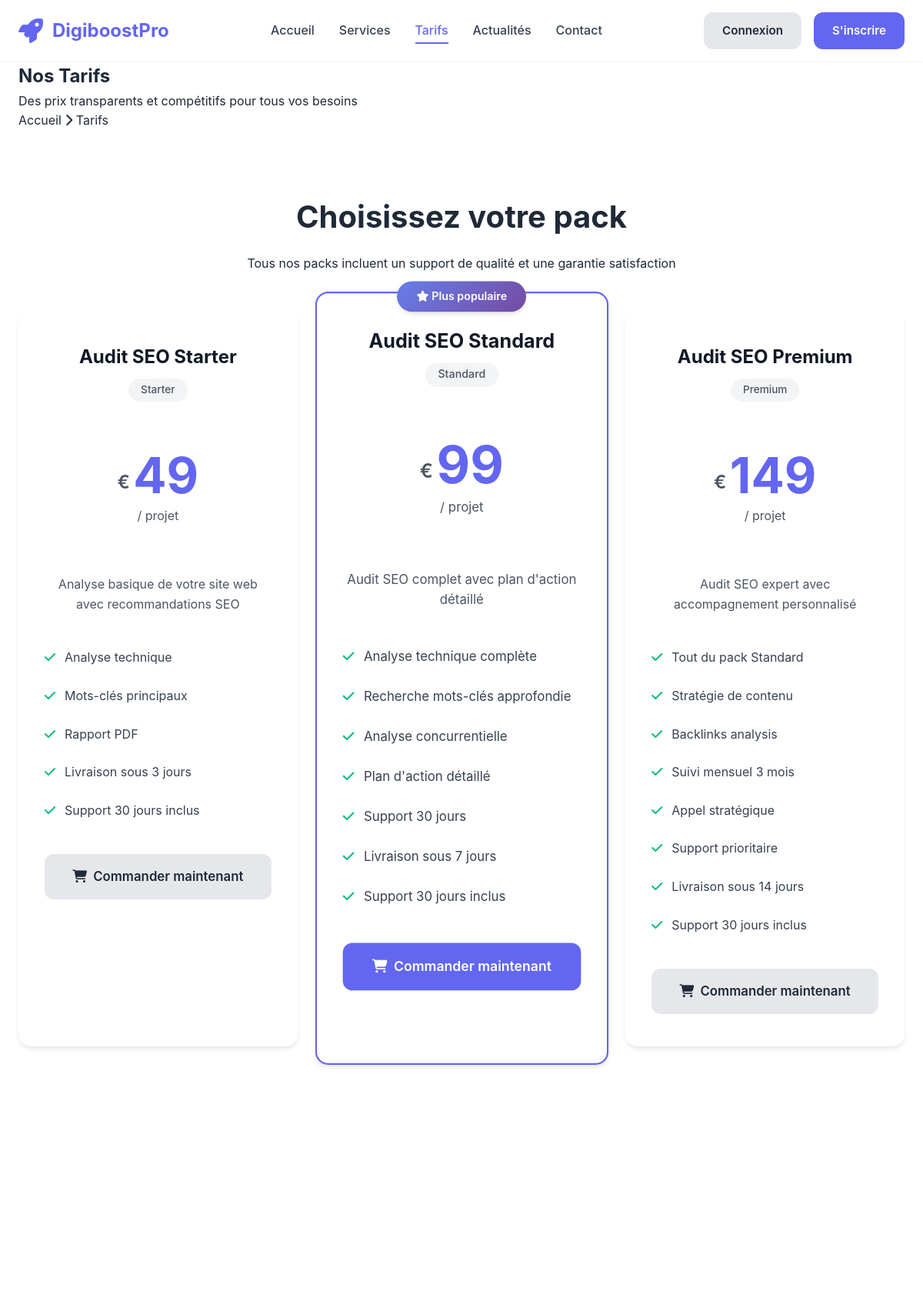
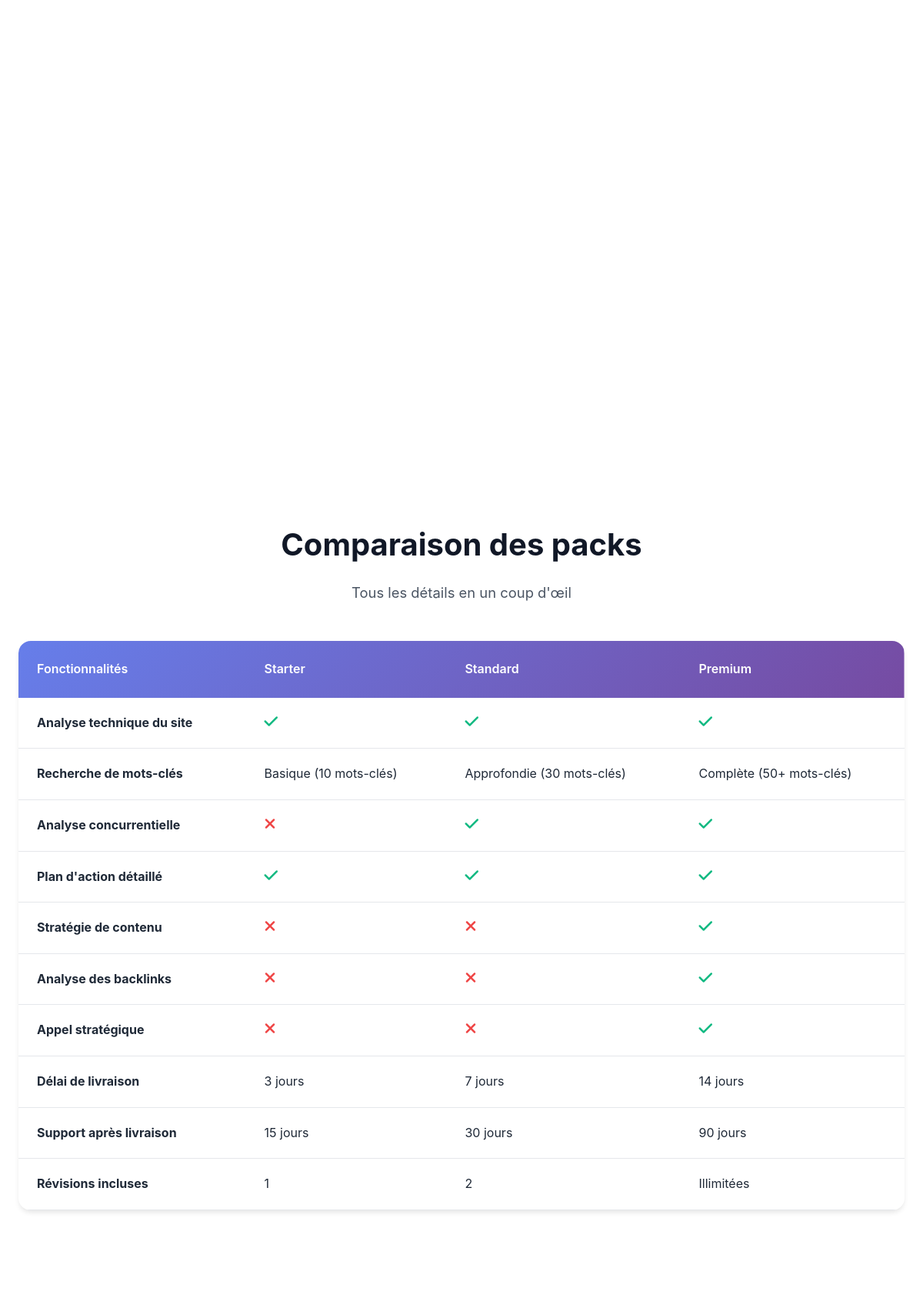
Screenshot of /Digiboostpro/public/tarifs.php (upper part) with the database file from the repository (2 pictures, top to bottom).
### tables this page shows
CREATE TABLE IF NOT EXISTS `packs` (
  `id` int NOT NULL AUTO_INCREMENT,
  `nom` varchar(100) NOT NULL,
  `description` text,
  `prix` decimal(10,2) NOT NULL,
  `type` enum('Starter','Standard','Premium','Personnalisé') NOT NULL,
  `features` text,
  `delai_livraison` int DEFAULT '7',
  `actif` tinyint(1) DEFAULT '1',
  `created_at` timestamp NULL DEFAULT CURRENT_TIMESTAMP,
  PRIMARY KEY (`id`)
);

### Digiboostpro/config/config.php (called while the page is built, shortened)
<?php
function escape($data) {
    return htmlspecialchars($data, ENT_QUOTES, 'UTF-8');
}
function is_logged_in() {
    return isset($_SESSION['user_id']) && isset($_SESSION['role']);
}
?>

### Digiboostpro/public/tarifs.php (the view, shortened to what this page needs)
<?php
require_once '../config/config.php';
$stmt = $pdo->query("
    SELECT * FROM packs
    WHERE actif = TRUE
    ORDER BY
        CASE type
            WHEN 'Starter' THEN 1
            WHEN 'Standard' THEN 2
            WHEN 'Premium' THEN 3
            ELSE 4
        END
");
$packs = $stmt->fetchAll();
?>
<!DOCTYPE html>
<html lang="fr">
<head>
    <link rel="stylesheet" href="../assets/css/style.css">
    <link rel="stylesheet" href="https://cdnjs.cloudflare.com/ajax/libs/font-awesome/6.4.0/css/all.min.css">
</head>
<body>
    <header class="header">
        <nav class="navbar">
            <div class="container">
                <div class="nav-brand">
                    <i class="fas fa-rocket"></i>
                    <span><?php echo SITE_NAME; ?></span>
                </div>
                <ul class="nav-menu">
                    <li><a href="index.php">Accueil</a></li>
                    <li><a href="services.php">Services</a></li>
                    <li><a href="tarifs.php" class="active">Tarifs</a></li>
                    <li><a href="actualites.php">Actualités</a></li>
                    <li><a href="contact.php">Contact</a></li>
                </ul>
                <div class="nav-actions">
                    <?php if (is_logged_in()): ?>
                        <a href="/<?php echo $_SESSION['role']; ?>/dashboard.php" class="btn btn-primary">
                            <i class="fas fa-tachometer-alt"></i> Tableau de bord
                        </a>
                    <?php else: ?>
                        <a href="login.php" class="btn btn-secondary">Connexion</a>
                        <a href="register.php" class="btn btn-primary">S'inscrire</a>
                    <?php endif; ?>
                </div>
            </div>
        </nav>
    </header>
    <section class="page-hero">
        <div class="container">
            <div class="page-hero-content">
                <h1>Nos Tarifs</h1>
                <p>Des prix transparents et compétitifs pour tous vos besoins</p>
                <div class="breadcrumb">
                    <a href="index.php">Accueil</a>
                    <i class="fas fa-chevron-right"></i>
                    <span>Tarifs</span>
                </div>
            </div>
        </div>
    </section>
    <section class="pricing-section">
        <div class="container">
            <div class="pricing-intro">
                <h2>Choisissez votre pack</h2>
                <p>Tous nos packs incluent un support de qualité et une garantie satisfaction</p>
            </div>
            <div class="pricing-grid">
                <?php foreach ($packs as $index => $pack): ?>
                    <div class="pricing-card <?php echo $pack['type'] === 'Standard' ? 'featured' : ''; ?>">
                        <?php if ($pack['type'] === 'Standard'): ?>
                            <div class="popular-badge">
                                <i class="fas fa-star"></i> Plus populaire
                            </div>
                        <?php endif; ?>
                        <div class="pricing-header">
                            <h3><?php echo escape($pack['nom']); ?></h3>
                            <div class="pricing-type"><?php echo escape($pack['type']); ?></div>
                        </div>
                        <div class="pricing-price">
                            <span class="price-currency">€</span>
                            <span class="price-amount"><?php echo number_format($pack['prix'], 0); ?></span>
                            <span class="price-period">/ projet</span>
                        </div>
                        <p class="pricing-description"><?php echo escape($pack['description']); ?></p>
                        <ul class="pricing-features">
                            <?php
                            $features = explode("\n", $pack['features']);
                            foreach ($features as $feature):
                                if (trim($feature)):
                            ?>
                                <li>
                                    <i class="fas fa-check"></i>
                                    <span><?php echo escape($feature); ?></span>
                                </li>
                            <?php
                                endif;
                            endforeach;
                            ?>
                            <li>
                                <i class="fas fa-check"></i>
                                <span>Livraison sous <?php echo $pack['delai_livraison']; ?> jours</span>
                            </li>
                            <li>
                                <i class="fas fa-check"></i>
                                <span>Support 30 jours inclus</span>
                            </li>
                        </ul>
                        <a href="<?php echo is_logged_in() ? '../client/nouvelle-commande.php?pack=' . $pack['id'] : 'register.php'; ?>"
                           class="btn <?php echo $pack['type'] === 'Standard' ? 'btn-primary' : 'btn-secondary'; ?> btn-block btn-lg">
                            <i class="fas fa-shopping-cart"></i>
                            Commander maintenant
                        </a>
                    </div>
                <?php endforeach; ?>
            </div>
        </div>
    </section>
    <section class="comparison-section">
        <div class="container">
            <div class="section-header">
                <h2>Comparaison des packs</h2>
                <p>Tous les détails en un coup d'œil</p>
            </div>
            <div class="comparison-table-wrapper">
                <table class="comparison-table">
                    <thead>
                        <tr>
                            <th>Fonctionnalités</th>
                            <th>Starter</th>
                            <th>Standard</th>
                            <th>Premium</th>
                        </tr>
                    </thead>
                    <tbody>
                        <tr>
                            <td><strong>Analyse technique du site</strong></td>
                            <td><i class="fas fa-check text-success"></i></td>
                            <td><i class="fas fa-check text-success"></i></td>
                            <td><i class="fas fa-check text-success"></i></td>
                        </tr>
                        <tr>
                            <td><strong>Recherche de mots-clés</strong></td>
                            <td>Basique (10 mots-clés)</td>
                            <td>Approfondie (30 mots-clés)</td>
                            <td>Complète (50+ mots-clés)</td>
                        </tr>
                        <tr>
                            <td><strong>Analyse concurrentielle</strong></td>
                            <td><i class="fas fa-times text-danger"></i></td>
                            <td><i class="fas fa-check text-success"></i></td>
                            <td><i class="fas fa-check text-success"></i></td>
                        </tr>
                        <tr>
                            <td><strong>Plan d'action détaillé</strong></td>
                            <td><i class="fas fa-check text-success"></i></td>
                            <td><i class="fas fa-check text-success"></i></td>
                            <td><i class="fas fa-check text-success"></i></td>
                        </tr>
                        <tr>
                            <td><strong>Stratégie de contenu</strong></td>
                            <td><i class="fas fa-times text-danger"></i></td>
                            <td><i class="fas fa-times text-danger"></i></td>
                            <td><i class="fas fa-check text-success"></i></td>
                        </tr>
                        <tr>
                            <td><strong>Analyse des backlinks</strong></td>
                            <td><i class="fas fa-times text-danger"></i></td>
                            <td><i class="fas fa-times text-danger"></i></td>
                            <td><i class="fas fa-check text-success"></i></td>
                        </tr>
                        <tr>
                            <td><strong>Appel stratégique</strong></td>
                            <td><i class="fas fa-times text-danger"></i></td>
                            <td><i class="fas fa-times text-danger"></i></td>
                            <td><i class="fas fa-check text-success"></i></td>
                        </tr>
                        <tr>
                            <td><strong>Délai de livraison</strong></td>
                            <td>3 jours</td>
                            <td>7 jours</td>
                            <td>14 jours</td>
                        </tr>
                        <tr>
                            <td><strong>Support après livraison</strong></td>
                            <td>15 jours</td>
                            <td>30 jours</td>
                            <td>90 jours</td>
                        </tr>
                        <tr>
                            <td><strong>Révisions incluses</strong></td>
                            <td>1</td>
                            <td>2</td>
                            <td>Illimitées</td>
                        </tr>
                    </tbody>
                </table>
            </div>
        </div>
    </section>
    <section class="faq-pricing">
    </section>
</body>
</html>

### Digiboostpro/assets/css/style.css (style rules this page uses)
:root { --primary: #6366f1; --primary-dark: #4f46e5; --secondary: #ec4899; --success: #10b981; --warning: #f59e0b; --danger: #ef4444; --dark: #1f2937; --light: #f9fafb; --white: #ffffff; --gray-100: #f3f4f6; --gray-200: #e5e7eb; --gray-300: #d1d5db; --gray-400: #9ca3af; --gray-500: #6b7280; --gray-600: #4b5563; --gray-700: #374151; --gray-800: #1f2937; --gray-900: #111827; --gradient: linear-gradient(135deg, #667eea 0%, #764ba2 100%); --gradient-2: linear-gradient(135deg, #f093fb 0%, #f5576c 100%); --shadow-sm: 0 1px 2px 0 rgba(0, 0, 0, 0.05); --shadow: 0 4px 6px -1px rgba(0, 0, 0, 0.1); --shadow-lg: 0 10px 15px -3px rgba(0, 0, 0, 0.1); --shadow-xl: 0 20px 25px -5px rgba(0, 0, 0, 0.1); --radius: 0.75rem; --radius-lg: 1rem; --transition: all 0.3s cubic-bezier(0.4, 0, 0.2, 1); }
* { margin: 0; padding: 0; box-sizing: border-box; }
body { font-family: 'Inter', -apple-system, BlinkMacSystemFont, 'Segoe UI', Roboto, sans-serif; color: var(--gray-800); line-height: 1.6; background-color: var(--white); overflow-x: hidden; }
a { text-decoration: none; color: inherit; transition: var(--transition); }
ul { list-style: none; }
.container { max-width: 1280px; margin: 0 auto; padding: 0 1.5rem; }
.header { position: sticky; top: 0; z-index: 1000; background: rgba(255, 255, 255, 0.95); backdrop-filter: blur(10px); box-shadow: var(--shadow-sm); }
.navbar { padding: 1rem 0; }
.navbar .container { display: flex; align-items: center; justify-content: space-between; }
.nav-brand { display: flex; align-items: center; gap: 0.75rem; font-size: 1.5rem; font-weight: 700; color: var(--primary); }
.nav-brand i { font-size: 2rem; }
.nav-menu { display: flex; gap: 2rem; align-items: center; }
.nav-menu a { font-weight: 500; color: var(--gray-700); padding: 0.5rem 0; position: relative; }
.nav-menu a::after { content: ''; position: absolute; bottom: 0; left: 0; width: 0; height: 2px; background: var(--primary); transition: var(--transition); }
.nav-menu a:hover, .nav-menu a.active { color: var(--primary); }
.nav-menu a:hover::after, .nav-menu a.active::after { width: 100%; }
.nav-actions { display: flex; gap: 1rem; }
.btn { display: inline-flex; align-items: center; gap: 0.5rem; padding: 0.75rem 1.5rem; border-radius: var(--radius); font-weight: 600; font-size: 0.95rem; cursor: pointer; border: none; transition: var(--transition); text-align: center; justify-content: center; }
.btn-primary { background: var(--primary); color: var(--white); }
.btn-secondary { background: var(--gray-200); color: var(--gray-800); }
.btn-lg { padding: 1rem 2rem; font-size: 1.05rem; }
.btn-block { width: 100%; }
.section-header { text-align: center; margin-bottom: 3rem; }
.section-header h2 { font-size: 2.5rem; font-weight: 700; margin-bottom: 1rem; color: var(--gray-900); }
.section-header p { font-size: 1.15rem; color: var(--gray-600); }

### rows the page displays
packs: nom "Audit SEO Starter", type "Starter", prix "49", description "Analyse basique de votre site web avec recommandations SEO", features "Analyse technique", features "Mots-clés principaux", features "Rapport PDF", delai_livraison "3"
packs: shows "Plus populaire", nom "Audit SEO Standard", type "Standard", prix "99", description "Audit SEO complet avec plan d'action détaillé", features "Analyse technique complète", features "Recherche mots-clés approfondie", features "Analyse concurrentielle", features "Plan d'action détaillé", features "Support 30 jours", delai_livraison "7"
packs: nom "Audit SEO Premium", type "Premium", prix "149", description "Audit SEO expert avec accompagnement personnalisé", features "Tout du pack Standard", features "Stratégie de contenu", features "Backlinks analysis", features "Suivi mensuel 3 mois", features "Appel stratégique", features "Support prioritaire", delai_livraison "14"

### other values shown
SITE_NAME "DigiboostPro"
